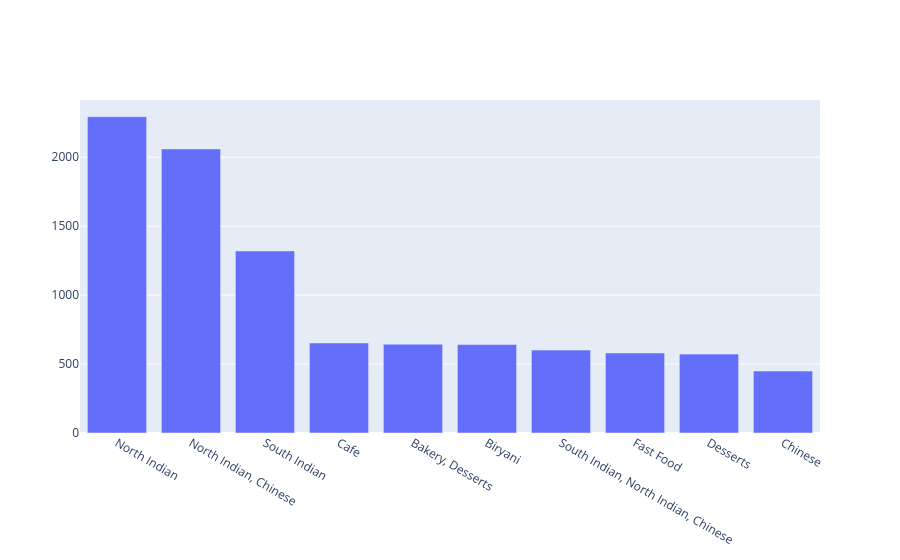

The code cell stored with this chart in its notebook:
### Code cell
iplot([trace1])

### Figure 1 — Plotly figure (JSON) as saved in the notebook; plotly's stock layout.template omitted (floating-point values rounded to 4 significant figures)
{"data": [{"name": "Cuidines", "type": "bar", "x": ["North Indian", "North Indian, Chinese", "South Indian", "Cafe", "Bakery, Desserts", "Biryani", "South Indian, North Indian, Chinese", "Fast Food", "Desserts", "Chinese"], "y": [2294, 2060, 1320, 653, 644, 641, 601, 580, 572, 449]}], "layout": {}}
